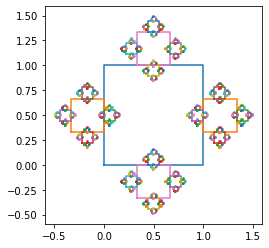

Write the Python code that produced this figure.
#!/usr/bin/env python
# coding: utf-8

# In[26]:


# !/usr/bin/env python3

# Copyright (C) 2022 aaronnicruz@gmail.com

# This program is free software: you can redistribute it and/or modify
# it under the terms of the GNU General Public License as published by
# the Free Software Foundation, either version 3 of the License, or
# (at your option) any later version.

# This program is distributed in the hope that it will be useful,
# but WITHOUT ANY WARRANTY; without even the implied warranty of
# MERCHANTABILITY or FITNESS FOR A PARTICULAR PURPOSE.  See the
# GNU General Public License for more details.

# You should have received a copy of the GNU General Public License
# along with this program.  If not, see <https://www.gnu.org/licenses/>.


import numpy as np
import math
import matplotlib.pyplot as plt


# def square(x,y,l,s):
#     Q1 = [x, y]  #el primer punto
#     Q2 = [x+l, y]  #el de la drecha
#     Q3 = [x+l, y+l] #el de la esquina con respecto al origen
#     Q4 = [x, y+l] # el de arriba del origen 
    
#     return [Q1[0],Q2[0],Q3[0],Q4[0], Q1[0] ] , [Q1[1],Q2[1],Q3[1],Q4[1], Q1[1]]
                                         
# fig = plt.figure()
# ax = fig.add_subplot()

# ax.set_aspect('equal')

# x=0.0
# y=0.0
# l=1.0

# X, Y = square(x,y,l,1)

# ax.plot(X, Y)
# l1 = l / 3.0

# x_r1= (X[0]+X[2])*-0.34
# y_r1= (Y[0]+Y[2])*0.33

# #print(x_r1,y_r1)


# x_r2 = (X[2]+X[1])*0.17
# y_r2 = (Y[2]+Y[1])*0.99

# x_r3 = (X[2]+X[1])*0.50
# y_r3 = (Y[2]+Y[1])*0.33

# x_r4 = (X[2]+X[1])*0.17
# y_r4 = (Y[2]+Y[1])*-0.33


# X, Y = square(x_r1,y_r1, l1, 1) 
# ax.plot(X,Y)
# X, Y = square(x_r2,y_r2, l1, 1) 
# ax.plot(X,Y)
# X, Y = square(x_r3,y_r3 ,l1, -1)    
# ax.plot(X, Y)
# X, Y = square(x_r4,y_r4 ,l1, -1)    
# ax.plot(X, Y)

#plt.show()


fig, ax = plt.subplots()
ax.set_aspect(1)

def square(x,y,l):
    Q1 = [x, y]  #el primer punto
    Q2 = [x+l, y]  #el de la drecha
    Q3 = [x+l, y+l] #el de la esquina con respecto al origen
    Q4 = [x, y+l] # el de arriba del origen 
    
    ax.plot ([Q1[0],Q2[0],Q3[0],Q4[0], Q1[0] ] , [Q1[1],Q2[1],Q3[1],Q4[1], Q1[1]])


def fractal(n, x, y, l):
    square(x, y, l)
    if n > 0:
        A_1 = x + l
        A_2 = y + l/3
        fractal(n - 1, A_1, A_2, l/3)

        B_1 = x + l/3
        B_2 = y - l/3
        fractal(n - 1, B_1, B_2, l/3)

        C_1 = x - l/3
        C_2 = y + l/3
        fractal(n - 1, C_1, C_2, l/3)

        D_1 = x + l/3
        D_2 = y + l
        fractal(n - 1, D_1, D_2, l/3)


fractal(4, 0, 0, 1)
plt.show()
